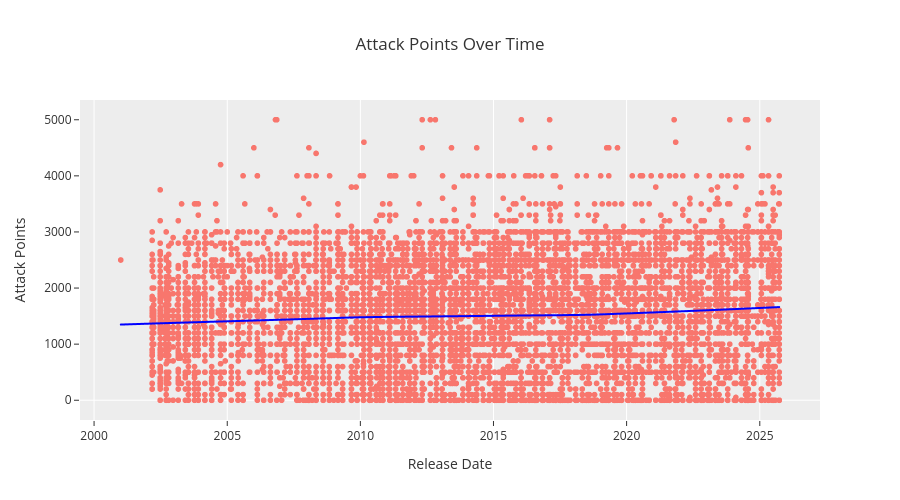

The notebook cell saved with this chart:
### Code cell
# Plot atk and def points over Date
fig = px.scatter(
    atk_def_data,
    x='tcg_date_dt',
    y='atk',
    title='Attack Points Over Time',
    height=500,
    template='ggplot2',
    trendline='lowess',
    # Make the lowess line standout more
    trendline_color_override='blue',
    labels={'tcg_date_dt': 'Release Date', 'atk': 'Attack Points'}
)
fig.update_yaxes(showgrid=False)
fig.update_layout(xaxis_title='Release Date', yaxis_title='Attack Points')
fig.show()

### Figure 1 — Plotly figure (JSON) as saved in the notebook; plotly's stock layout.template omitted (floating-point values rounded to 4 significant figures; data arrays with more than 128 entries replaced by an {"elided": "..."} marker saying what was removed)
{"data": [{"hovertemplate": "Release Date=%{x}<br>Attack Points=%{y}<extra></extra>", "legendgroup": "", "marker": {"color": "#F8766D", "symbol": "circle"}, "mode": "markers", "name": "", "showlegend": false, "type": "scattergl", "x": {"elided": "8157 str values"}, "xaxis": "x", "y": {"elided": "8157 float values"}, "yaxis": "y"}, {"hovertemplate": "<b>LOWESS trendline</b><br><br>Release Date=%{x}<br>Attack Points=%{y} <b>(trend)</b><extra></extra>", "legendgroup": "", "line": {"color": "blue"}, "marker": {"color": "#F8766D", "symbol": "circle"}, "mode": "lines", "name": "", "showlegend": false, "type": "scattergl", "x": {"elided": "8157 str values"}, "xaxis": "x", "y": {"elided": "8157 float values"}, "yaxis": "y"}], "layout": {"height": 500, "legend": {"tracegroupgap": 0}, "title": {"text": "Attack Points Over Time"}, "xaxis": {"anchor": "y", "domain": [0, 1], "title": {"text": "Release Date"}}, "yaxis": {"anchor": "x", "domain": [0, 1], "showgrid": false, "title": {"text": "Attack Points"}}}}
